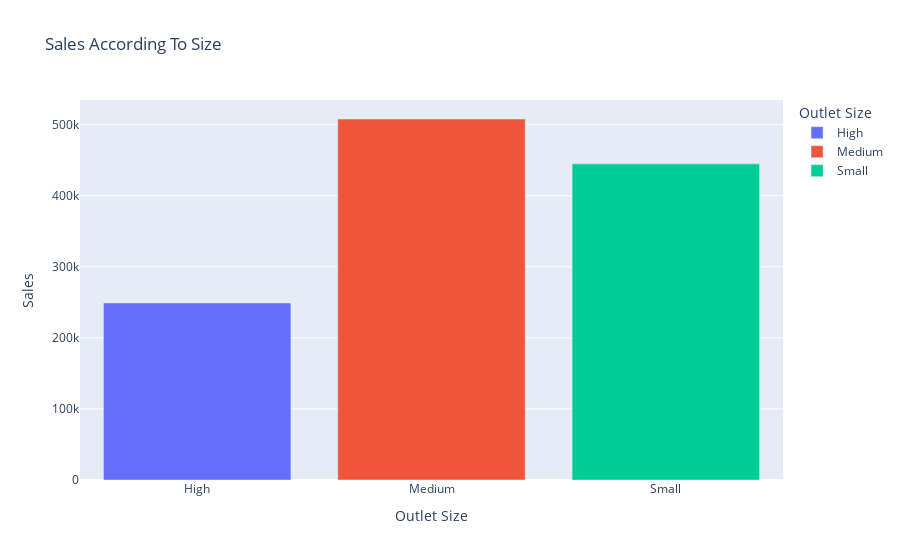

Notebook cell for this chart:
### Code cell
Bar_Display_According_To_Size_Sales=px.bar(Display_According_To_Size_Sales,x="Outlet Size",y="Sales",title="Sales According To Size",color="Outlet Size")
Bar_Display_According_To_Size_Sales

### Figure 1 — Plotly figure (JSON) as saved in the notebook; plotly's stock layout.template omitted (floating-point values rounded to 4 significant figures)
{"data": [{"hovertemplate": "Outlet Size=%{x}<br>Sales=%{y}<extra></extra>", "legendgroup": "High", "marker": {"color": "#636efa", "pattern": {"shape": ""}}, "name": "High", "orientation": "v", "showlegend": true, "textposition": "auto", "type": "bar", "x": ["High"], "xaxis": "x", "y": [249000.0], "yaxis": "y"}, {"hovertemplate": "Outlet Size=%{x}<br>Sales=%{y}<extra></extra>", "legendgroup": "Medium", "marker": {"color": "#EF553B", "pattern": {"shape": ""}}, "name": "Medium", "orientation": "v", "showlegend": true, "textposition": "auto", "type": "bar", "x": ["Medium"], "xaxis": "x", "y": [507900.0], "yaxis": "y"}, {"hovertemplate": "Outlet Size=%{x}<br>Sales=%{y}<extra></extra>", "legendgroup": "Small", "marker": {"color": "#00cc96", "pattern": {"shape": ""}}, "name": "Small", "orientation": "v", "showlegend": true, "textposition": "auto", "type": "bar", "x": ["Small"], "xaxis": "x", "y": [444800.0], "yaxis": "y"}], "layout": {"barmode": "relative", "legend": {"title": {"text": "Outlet Size"}, "tracegroupgap": 0}, "title": {"text": "Sales According To Size"}, "xaxis": {"anchor": "y", "categoryarray": ["High", "Medium", "Small"], "categoryorder": "array", "domain": [0, 1], "title": {"text": "Outlet Size"}}, "yaxis": {"anchor": "x", "domain": [0, 1], "title": {"text": "Sales"}}}}
